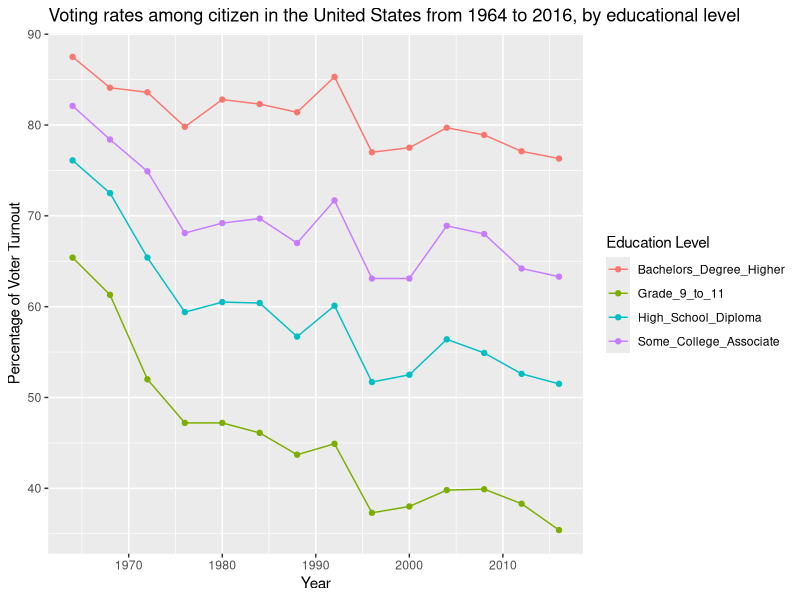

R code for this plot:
## ---- chunk 1
library(ggplot2)
library(tidyverse)
library(readr)
library(dplyr)
turnout <- read_csv("index_files/Turnout.csv") 
## ---- chunk 2
getwd()
setwd("/Users/ikramohamed/Desktop")
getwd
## ---- chunk 3
turnout <- data.frame(
  Years = c(1964, 1968, 1972, 1976, 1980, 1984, 1988, 1992, 1996, 2000, 2004, 2008, 2012, 2016),
  Grade_9_to_11 = c(65.4, 61.3, 52.0, 47.2, 47.2, 46.1, 43.7, 44.9, 37.3, 38.0, 39.8, 39.9, 38.3, 35.4),
  High_School_Diploma = c(76.1, 72.5, 65.4, 59.4, 60.5, 60.4, 56.7, 60.1, 51.7, 52.5, 56.4, 54.9, 52.6, 51.5),
  Some_College_Associate = c(82.1, 78.4, 74.9, 68.1, 69.2, 69.7, 67.0, 71.7, 63.1, 63.1, 68.9, 68.0, 64.2, 63.3),
  Bachelors_Degree_Higher = c(87.5, 84.1, 83.6, 79.8, 82.8, 82.3, 81.4, 85.3, 77.0, 77.5, 79.7, 78.9, 77.1, 76.3)
)

turnout_long <- turnout |>
  pivot_longer(cols = -Years, names_to = "Education_Level", values_to = "Percentage")

ggplot(turnout_long, aes(x = Years, y = Percentage, color = Education_Level)) +
  geom_line() + 
  geom_point() +
  labs(
    title = "Voting rates among citizen in the United States from 1964 to 2016, by educational level", 
    x = "Year",
    y = "Percentage of Voter Turnout",
    color = "Education Level"
  ) 
